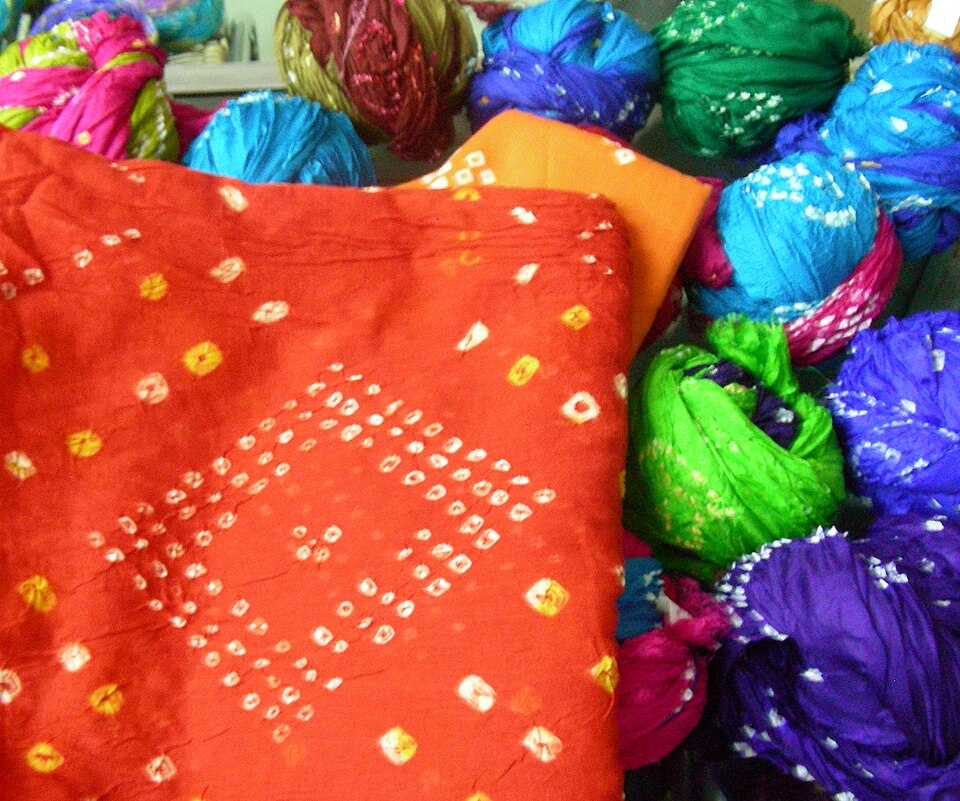
#> input picture catalogue/D002.jpg, 960 x 801 px; its folder holds 4 pictures in this run
$ python make_test_queries.py
#> lines starting #> are read from the running program, lines starting #| are printed output that depends on the picture
"""Make test query photos for evaluate.py from catalogue photos.

    python scripts/make_test_queries.py

Real buyers send phone photos: cropped, tilted, different light, compressed by
WhatsApp. This imitates that (crop, rotate, brightness, colour cast, blur,
low JPEG quality) so the query files are never identical to catalogue files.
It is still EASIER than real buyer photos, which is why the README reports
the number as "sample data, augmented queries". Real phone photos of real
stock give the honest number.

Writes test_queries/*.jpg and the photo rows of test_queries.csv. The text
rows (written by hand) are kept.
"""

import csv
import random
from pathlib import Path

from PIL import Image, ImageEnhance, ImageFilter, ImageOps

ROOT = Path(__file__).resolve().parent.parent
CATALOGUE = ROOT / "catalogue"
OUT = ROOT / "test_queries"
CSV_FILE = ROOT / "test_queries.csv"

# Designs to photograph, and (design, words) pairs for photo + text queries
PHOTO_ONLY = ["D002", "D003", "D005", "D007", "D009", "D012", "D014", "D016",
              "D019", "D020", "D022", "D023", "D026", "D028", "D030"]
PHOTO_AND_TEXT = [("D010", "isme blue wala silk chahiye"), ("D024", "same orange dupatta")]


def buyer_style(img, rng):
    img = ImageOps.exif_transpose(img).convert("RGB")
#> img is the input picture: PIL image 960x801 RGB; mean R, G, B 160.6, 88.7, 79
    w, h = img.size
#> w = 960; h = 801
    keep = rng.uniform(0.6, 0.85)
    left, top = rng.uniform(0, 1 - keep) * w, rng.uniform(0, 1 - keep) * h
#> left = 46.2; top = 166.3
    img = img.crop((int(left), int(top), int(left + keep * w), int(top + keep * h)))
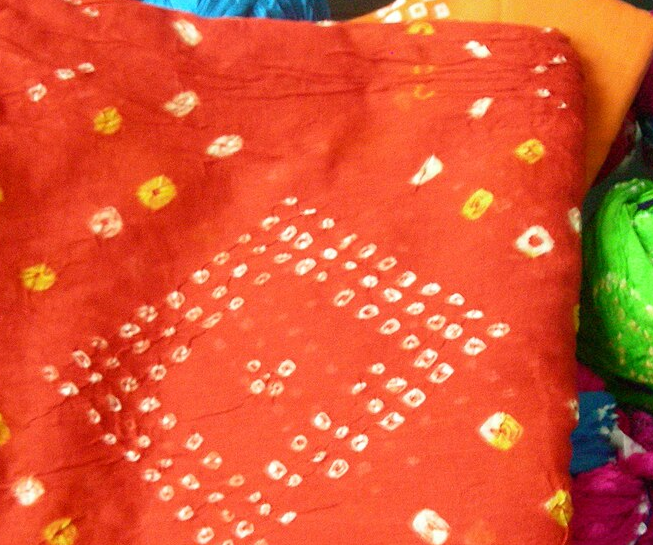
#> img: PIL image 653x545 RGB; mean R, G, B 219.6, 85.3, 50.9
    img = img.rotate(rng.uniform(-10, 10), expand=False, fillcolor=(235, 235, 230))
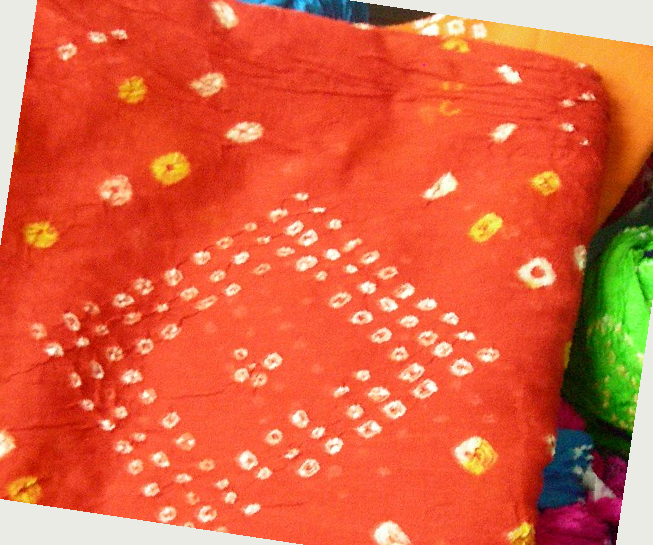
#> img: PIL image 653x545 RGB; mean R, G, B 222.6, 95.8, 62.4
    img = ImageEnhance.Brightness(img).enhance(rng.uniform(0.75, 1.2))
    img = ImageEnhance.Color(img).enhance(rng.uniform(0.85, 1.15))
    # Slight warm or cool cast, like indoor shop lighting
    r, g, b = img.split()
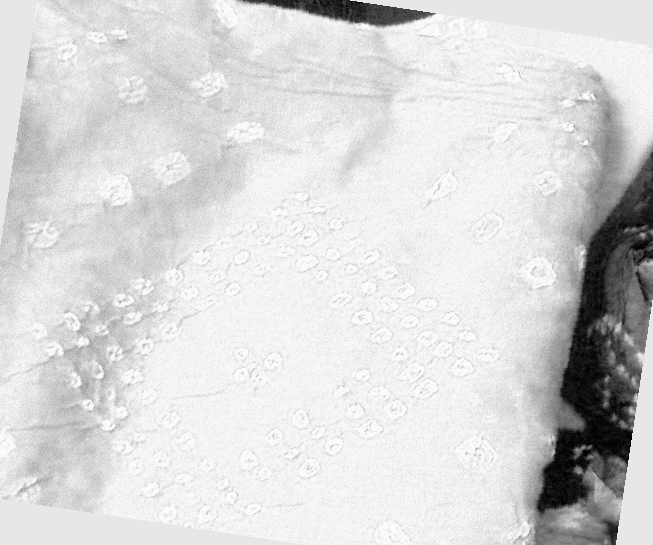
#> r: PIL image 653x545 L; min 0, max 252, mean 215.8
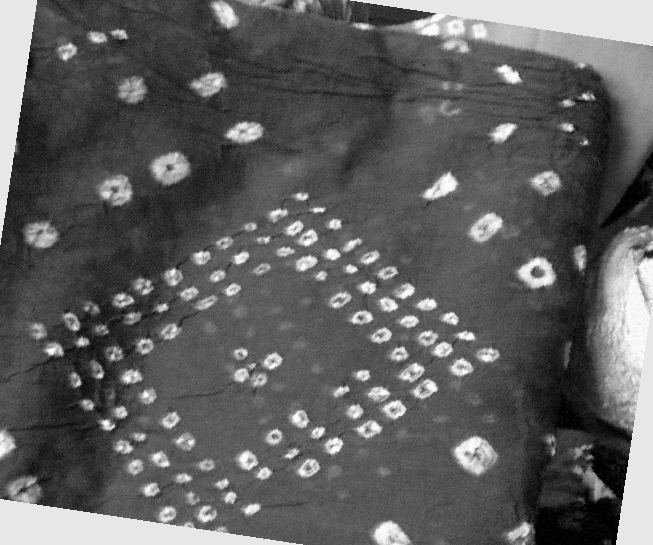
#> g: PIL image 653x545 L; min 0, max 252, mean 95.1
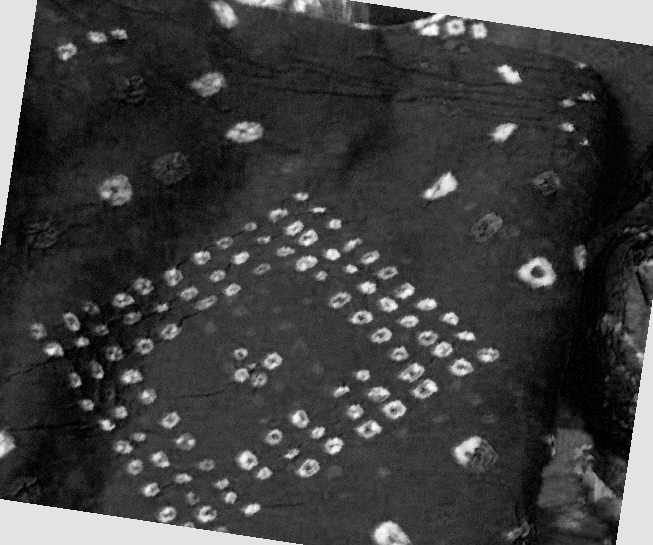
#> b: PIL image 653x545 L; min 0, max 252, mean 63.5
    cast = rng.uniform(-12, 12)
    r = r.point(lambda v: max(0, min(255, v + cast)))
    b = b.point(lambda v: max(0, min(255, v - cast)))
    img = Image.merge("RGB", (r, g, b)).filter(ImageFilter.GaussianBlur(rng.uniform(0.3, 1.0)))
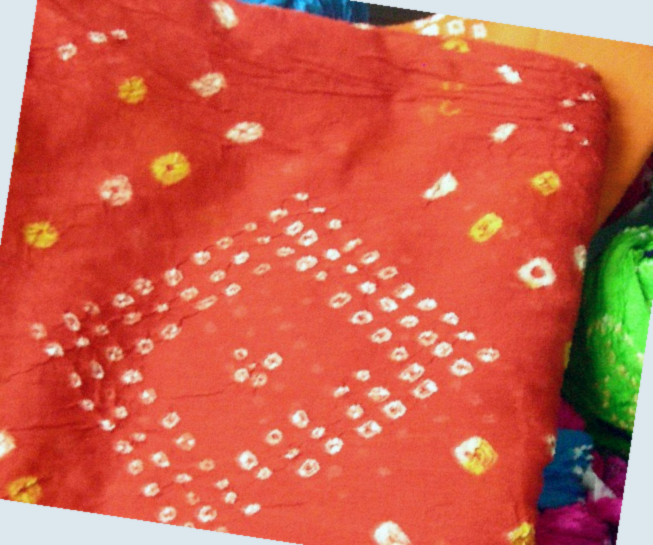
#> img: PIL image 653x545 RGB; mean R, G, B 204.9, 95.1, 74.5
    img.thumbnail((640, 640))
#> img: PIL image 640x534 RGB
    return img


def main():
    rng = random.Random(7)
    OUT.mkdir(exist_ok=True)
    rows = []
    for design_id in PHOTO_ONLY:
        rows.append(make_photo(design_id, "", rng))
#> pass 2 of the loop in main, `for design_id in PHOTO_ONLY:`:
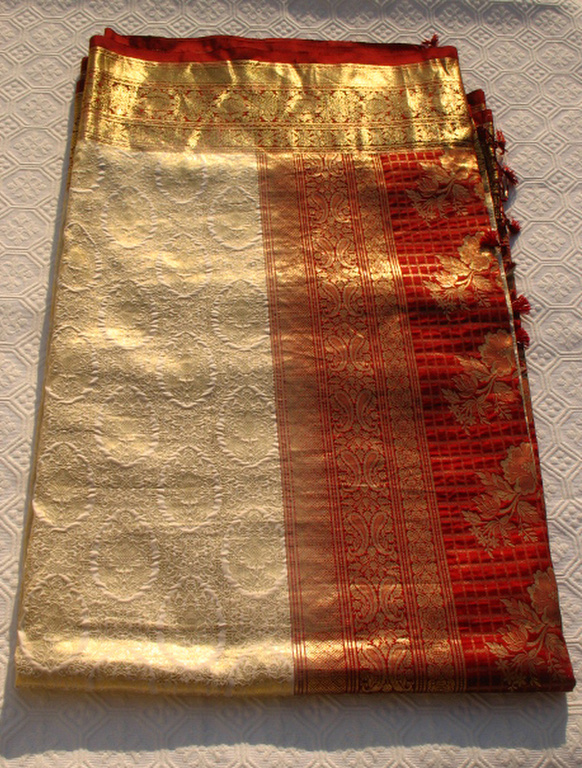
#> input picture catalogue/D003.jpg, 582 x 768 px
#> in buyer_style, img is the input picture: PIL image 582x768 RGB; mean R, G, B 154.4, 111.2, 81.7
#> g: PIL image 361x478 L
#> in buyer_style (call 2), `r, g, b = img.split()`:
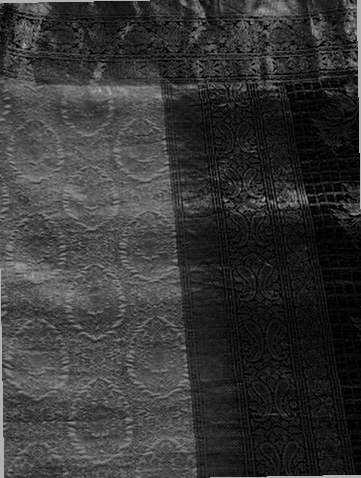
#> b: PIL image 361x478 L; min 0, max 185, mean 54.4
#> in buyer_style (call 2), `img = Image.merge("RGB", (r, g, b)).filter(ImageFilter.GaussianBlur(rn..`:
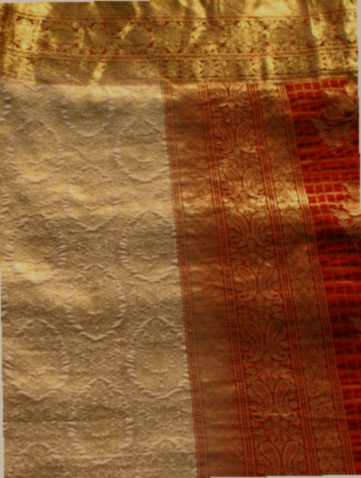
#> img: PIL image 361x478 RGB; mean R, G, B 137.4, 85.5, 44.1
    for design_id, text in PHOTO_AND_TEXT:
        rows.append(make_photo(design_id, text, rng))

    # Keep the hand-written text-only rows already in the CSV
    text_rows = []
    if CSV_FILE.exists():
        with open(CSV_FILE, newline="", encoding="utf-8") as f:
            text_rows = [r for r in csv.DictReader(f) if not r["query_image"]]

    with open(CSV_FILE, "w", newline="", encoding="utf-8") as f:
        writer = csv.DictWriter(f, fieldnames=["query_image", "query_text", "expected_design_id"])
        writer.writeheader()
        writer.writerows(rows + text_rows)
    print(f"Wrote {len(rows)} photo queries to {OUT.name}/ and kept {len(text_rows)} text queries.")


def make_photo(design_id, text, rng):
    source = CATALOGUE / f"{design_id}.jpg"
    name = f"q_{design_id}{'_text' if text else ''}.jpg"
#> (the run stopped early here; a loop or call above may not have finished)
